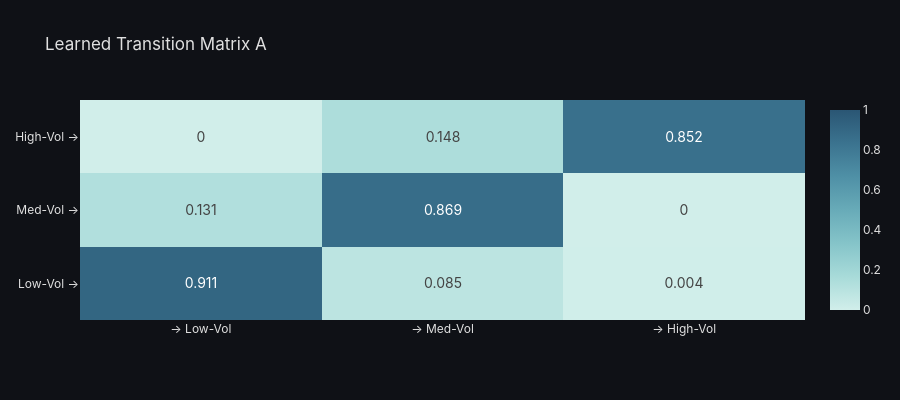

The notebook cell saved with this chart:
### Code cell
fig = plot_transition_matrix(hmm.A_, state_names=state_names,
                             title="Learned Transition Matrix A")
fig.show()

### Figure 1 — Plotly figure (JSON) as saved in the notebook; plotly's stock layout.template omitted (floating-point values rounded to 4 significant figures)
{"data": [{"colorscale": [[0, "rgb(209, 238, 234)"], [0.1667, "rgb(168, 219, 217)"], [0.3333, "rgb(133, 196, 201)"], [0.5, "rgb(104, 171, 184)"], [0.6667, "rgb(79, 144, 166)"], [0.8333, "rgb(59, 115, 143)"], [1, "rgb(42, 86, 116)"]], "hovertemplate": "From %{y}<br>To %{x}<br>Prob: %{z:.4f}<extra></extra>", "text": [[0.911, 0.085, 0.004], [0.131, 0.869, 0.0], [0.0, 0.148, 0.852]], "textfont": {"size": 14}, "texttemplate": "%{text}", "type": "heatmap", "x": ["→ Low-Vol", "→ Med-Vol", "→ High-Vol"], "y": ["Low-Vol →", "Med-Vol →", "High-Vol →"], "z": [[0.9107, 0.08532, 0.003941], [0.1314, 0.8686, 7.724e-20], [9.48e-43, 0.1482, 0.8518]], "zmax": 1, "zmin": 0}], "layout": {"font": {"color": "#e0e0e0", "family": "Inter, Arial, sans-serif"}, "height": 400, "legend": {"bgcolor": "rgba(30,30,40,0.8)", "bordercolor": "rgba(80,80,80,0.5)", "borderwidth": 1}, "paper_bgcolor": "rgba(15,17,22,1)", "plot_bgcolor": "rgba(15,17,22,1)", "title": {"text": "Learned Transition Matrix A"}, "xaxis": {"gridcolor": "rgba(80,80,80,0.3)", "showgrid": true, "zeroline": false}, "yaxis": {"gridcolor": "rgba(80,80,80,0.3)", "showgrid": true, "zeroline": false}}}
